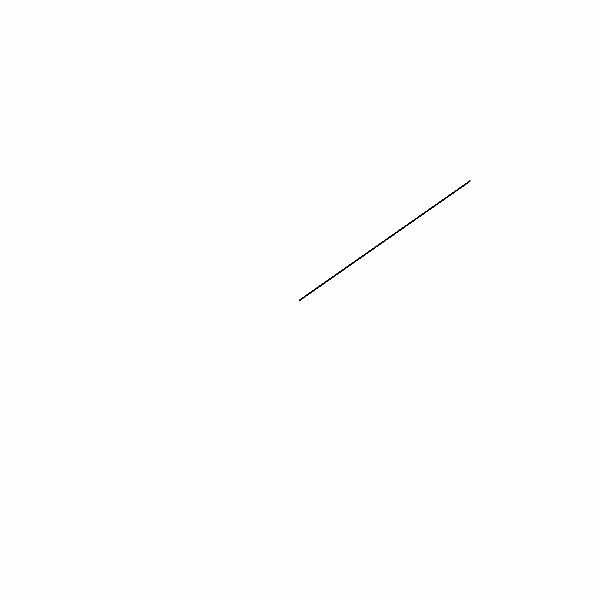
Frame 1 (no input)
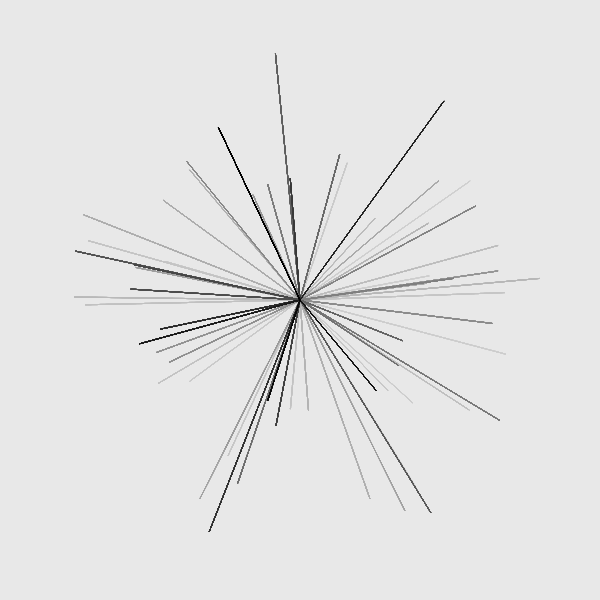
Frame 60 (no input)
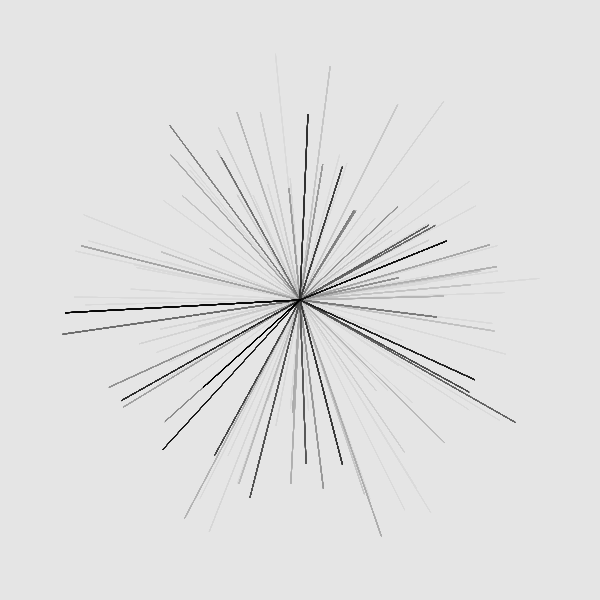
Frame 120 (the mouse pressed at the canvas centre since frame 60)

The p5.js sketch that drew these frames (run headless with seeded random() and noise() and a simulated clock; from frame 60 on, the mouse is pressed at the canvas centre):

// p5.js sketch
// ── sketch.js
"use strict";
/**************************************************************************
  P5 Random 2D
  REFERENCES:
  # Nature of Code 2nd Edition 1. Vectors : https://nature-of-code-2nd-edition.netlify.app/vectors/
  # Dan Shiffman’s Coding Train 1.3 Random Vectors: https://thecodingtrain.com/tracks/the-nature-of-code-2/noc/1-vectors/3-random-vectors
  created 05 Feb 2023
  modified 06 Feb 2023
  by I-Jon Hsieh
 **************************************************************************/

function setup() {
  createCanvas(600, 600);
}

function draw() {
  translate(width / 2, height / 2);
  background(220, 10);
  noFill();
  stroke(0);

  let v = p5.Vector.random2D();
  v.mult(random(100, 250));
  for (let i = 0; i < 20; i++) {
    line(0, 0, v.x, v.y);
  }
}
